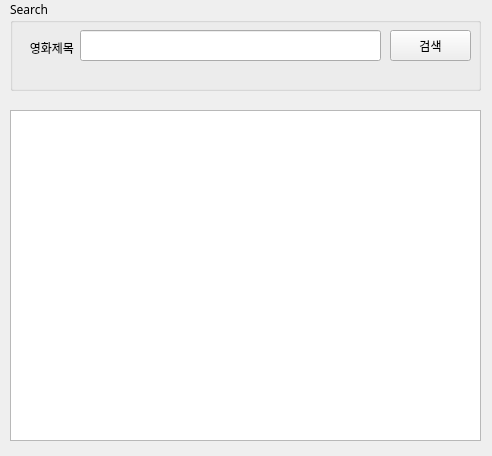
<?xml version="1.0" encoding="UTF-8"?>
<ui version="4.0">
 <class>Form</class>
 <widget class="QWidget" name="Form">
  <property name="geometry">
   <rect>
    <x>0</x>
    <y>0</y>
    <width>492</width>
    <height>456</height>
   </rect>
  </property>
  <property name="font">
   <font>
    <family>나눔고딕</family>
   </font>
  </property>
  <property name="windowTitle">
   <string>네이버영화 검색</string>
  </property>
  <property name="windowIcon">
   <iconset>
    <normaloff>naver_icon/naver_icon.png</normaloff>naver_icon/naver_icon.png</iconset>
  </property>
  <widget class="QGroupBox" name="groupBox">
   <property name="geometry">
    <rect>
     <x>10</x>
     <y>0</y>
     <width>471</width>
     <height>91</height>
    </rect>
   </property>
   <property name="title">
    <string>Search</string>
   </property>
   <widget class="QLabel" name="label">
    <property name="geometry">
     <rect>
      <x>0</x>
      <y>40</y>
      <width>64</width>
      <height>16</height>
     </rect>
    </property>
    <property name="text">
     <string>영화제목</string>
    </property>
    <property name="textFormat">
     <enum>Qt::AutoText</enum>
    </property>
    <property name="alignment">
     <set>Qt::AlignRight|Qt::AlignTrailing|Qt::AlignVCenter</set>
    </property>
   </widget>
   <widget class="QLineEdit" name="txtSearch">
    <property name="geometry">
     <rect>
      <x>70</x>
      <y>30</y>
      <width>301</width>
      <height>31</height>
     </rect>
    </property>
   </widget>
   <widget class="QPushButton" name="btnSearch">
    <property name="geometry">
     <rect>
      <x>380</x>
      <y>30</y>
      <width>81</width>
      <height>31</height>
     </rect>
    </property>
    <property name="text">
     <string>검색</string>
    </property>
   </widget>
  </widget>
  <widget class="QTableWidget" name="tblResult">
   <property name="geometry">
    <rect>
     <x>10</x>
     <y>110</y>
     <width>471</width>
     <height>331</height>
    </rect>
   </property>
   <property name="selectionMode">
    <enum>QAbstractItemView::ExtendedSelection</enum>
   </property>
  </widget>
 </widget>
 <resources/>
 <connections/>
</ui>
